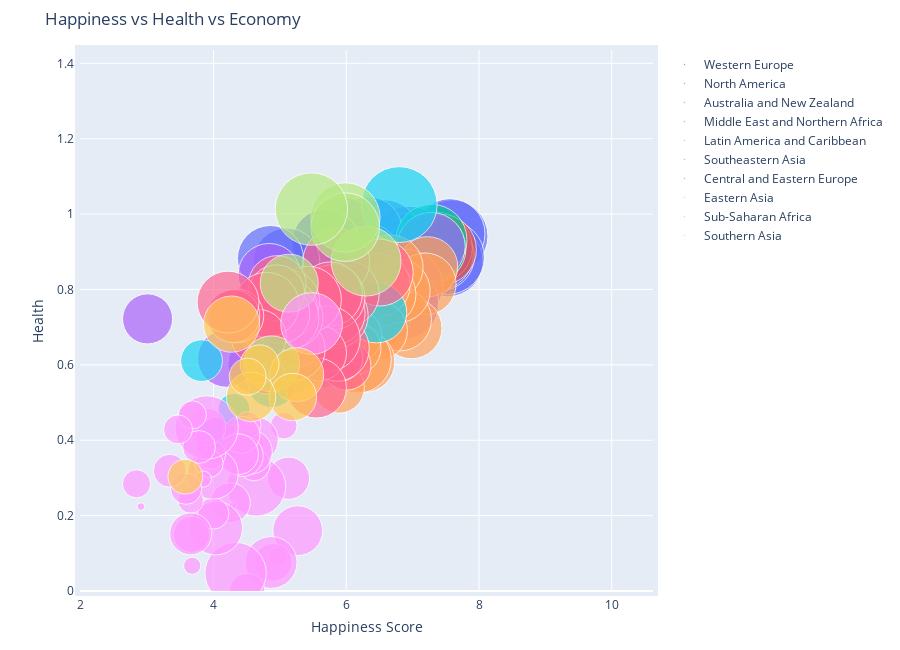

Notebook cell for this chart:
### Code cell
figure = bubbleplot(dataset = vreport, x_column = 'Happiness Score', y_column = 'Health (Life Expectancy)', 
    bubble_column = 'Country', size_column = 'Economy (GDP per Capita)', color_column = 'Region', 
    x_title = "Happiness Score", y_title = "Health", title = 'Happiness vs Health vs Economy',
    x_logscale = False, scale_bubble = 1, height = 650)

py.iplot(figure, config={'scrollzoom': True})

### Figure 1 — Plotly figure (JSON) as saved in the notebook; plotly's stock layout.template omitted (floating-point values rounded to 4 significant figures)
{"data": [{"marker": {"size": [1.397, 1.302, 1.325, 1.459, 1.29, 1.329, 1.332, 1.337, 1.564, 1.336, 1.308, 1.266, 1.328, 1.278, 1.23, 1.207, 1.251, 1.208, 1.208, 1.16, 1.154], "sizemode": "area", "sizeref": 0.0005283}, "mode": "markers", "name": "Western Europe", "text": ["Switzerland", "Iceland", "Denmark", "Norway", "Finland", "Netherlands", "Sweden", "Austria", "Luxembourg", "Ireland", "Belgium", "United Kingdom", "Germany", "France", "Spain", "Malta", "Italy", "North Cyprus", "Cyprus", "Portugal", "Greece"], "type": "scatter", "x": [7.587, 7.561, 7.527, 7.522, 7.406, 7.378, 7.364, 7.2, 6.946, 6.94, 6.937, 6.867, 6.75, 6.575, 6.329, 6.302, 5.948, 5.695, 5.689, 5.102, 4.857], "y": [0.9414, 0.9478, 0.8746, 0.8852, 0.8891, 0.8928, 0.9109, 0.8904, 0.9189, 0.8953, 0.8967, 0.9094, 0.8919, 0.9458, 0.9556, 0.8872, 0.9545, 0.9236, 0.9236, 0.8752, 0.8821]}, {"marker": {"size": [1.326, 1.395], "sizemode": "area", "sizeref": 0.0005283}, "mode": "markers", "name": "North America", "text": ["Canada", "United States"], "type": "scatter", "x": [7.427, 7.119], "y": [0.9056, 0.8618]}, {"marker": {"size": [1.25, 1.334], "sizemode": "area", "sizeref": 0.0005283}, "mode": "markers", "name": "Australia and New Zealand", "text": ["New Zealand", "Australia"], "type": "scatter", "x": [7.286, 7.284], "y": [0.9084, 0.9316]}, {"marker": {"size": [1.229, 1.427, 1.36, 1.69, 1.395, 1.554, 1.324, 1.131, 0.9393, 1.061, 0.902, 0.7348, 1.026, 0.8811, 0.5987, 1.009, 0.9855, 0.8818, 0.5465, 0.6632], "sizemode": "area", "sizeref": 0.0005283}, "mode": "markers", "name": "Middle East and Northern Africa", "text": ["Israel", "United Arab Emirates", "Oman", "Qatar", "Saudi Arabia", "Kuwait", "Bahrain", "Libya", "Algeria", "Turkey", "Jordan", "Morocco", "Lebanon", "Tunisia", "Palestinian Territories", "Iran", "Iraq", "Egypt", "Yemen", "Syria"], "type": "scatter", "x": [7.278, 6.901, 6.853, 6.611, 6.411, 6.295, 5.96, 5.754, 5.605, 5.332, 5.192, 5.013, 4.839, 4.739, 4.715, 4.686, 4.677, 4.194, 4.077, 3.006], "y": [0.9139, 0.8093, 0.7628, 0.7973, 0.7202, 0.7249, 0.7472, 0.7038, 0.6177, 0.7317, 0.6964, 0.6095, 0.8395, 0.7379, 0.6602, 0.698, 0.6024, 0.6171, 0.4006, 0.7219]}, {"marker": {"size": [0.9558, 1.021, 0.9812, 1.044, 1.064, 1.107, 1.054, 1.062, 0.9186, 0.9953, 1.212, 0.7645, 0.7455, 0.864, 0.6813, 0.7599, 0.5933, 0.9002, 0.8104, 0.8954, 0.5953, 0.2667], "sizemode": "area", "sizeref": 0.0005283}, "mode": "markers", "name": "Latin America and Caribbean", "text": ["Costa Rica", "Mexico", "Brazil", "Venezuela", "Panama", "Chile", "Argentina", "Uruguay", "Colombia", "Suriname", "Trinidad and Tobago", "El Salvador", "Guatemala", "Ecuador", "Bolivia", "Paraguay", "Nicaragua", "Peru", "Jamaica", "Dominican Republic", "Honduras", "Haiti"], "type": "scatter", "x": [7.226, 7.187, 6.983, 6.81, 6.786, 6.67, 6.574, 6.485, 6.477, 6.269, 6.168, 6.13, 6.123, 5.975, 5.89, 5.878, 5.828, 5.824, 5.709, 4.885, 4.788, 4.518], "y": [0.8603, 0.8144, 0.697, 0.7205, 0.7966, 0.8586, 0.7872, 0.8116, 0.6908, 0.6082, 0.6148, 0.6774, 0.6442, 0.7907, 0.5392, 0.661, 0.7431, 0.7302, 0.6874, 0.6683, 0.6951, 0.3885]}, {"marker": {"size": [1.522, 0.9669, 1.125, 0.8283, 0.6322, 0.7053, 0.5907, 0.2711, 0.4604], "sizemode": "area", "sizeref": 0.0005283}, "mode": "markers", "name": "Southeastern Asia", "text": ["Singapore", "Thailand", "Malaysia", "Indonesia", "Vietnam", "Philippines", "Laos", "Myanmar", "Cambodia"], "type": "scatter", "x": [6.798, 6.455, 5.77, 5.399, 5.36, 5.073, 4.876, 4.307, 3.819], "y": [1.025, 0.7385, 0.7239, 0.6379, 0.7468, 0.5811, 0.5491, 0.4825, 0.6111]}, {"marker": {"size": [1.179, 0.6324, 1.169, 0.5945, 1.123, 1.185, 1.147, 1.032, 1.126, 1.083, 1.138, 0.8015, 0.9585, 1.152, 0.4743, 1.024, 0.9744, 1.043, 0.9205, 1.113, 0.9185, 0.8787, 0.8322, 1.121, 0.3905, 0.7991, 0.7682, 0.7419, 1.012], "sizemode": "area", "sizeref": 0.0005283}, "mode": "markers", "name": "Central and Eastern Europe", "text": ["Czech Republic", "Uzbekistan", "Slovakia", "Moldova", "Kazakhstan", "Slovenia", "Lithuania", "Belarus", "Poland", "Croatia", "Russia", "Kosovo", "Turkmenistan", "Estonia", "Kyrgyzstan", "Azerbaijan", "Montenegro", "Romania", "Serbia", "Latvia", "Macedonia", "Albania", "Bosnia and Herzegovina", "Hungary", "Tajikistan", "Ukraine", "Armenia", "Georgia", "Bulgaria"], "type": "scatter", "x": [6.505, 6.003, 5.995, 5.889, 5.855, 5.848, 5.833, 5.813, 5.791, 5.759, 5.716, 5.589, 5.548, 5.429, 5.286, 5.212, 5.192, 5.124, 5.123, 5.098, 5.007, 4.959, 4.949, 4.8, 4.786, 4.681, 4.35, 4.297, 4.218], "y": [0.8448, 0.5977, 0.789, 0.6183, 0.6437, 0.8734, 0.7313, 0.7361, 0.779, 0.7881, 0.6693, 0.6313, 0.5389, 0.7736, 0.6509, 0.6404, 0.7252, 0.7689, 0.7484, 0.7244, 0.7355, 0.8133, 0.7908, 0.7591, 0.5738, 0.6739, 0.7299, 0.7293, 0.7665]}, {"marker": {"size": [1.291, 1.271, 1.245, 1.386, 0.8901, 0.8282], "sizemode": "area", "sizeref": 0.0005283}, "mode": "markers", "name": "Eastern Asia", "text": ["Taiwan", "Japan", "South Korea", "Hong Kong", "China", "Mongolia"], "type": "scatter", "x": [6.298, 5.987, 5.984, 5.474, 5.14, 4.874], "y": [0.8753, 0.9911, 0.9654, 1.013, 0.8166, 0.6027]}, {"marker": {"size": [1.008, 0.6543, 0.4704, 0.1885, 0.08308, 0.3755, 0.7121, 0.9205, 0.5456, 0.271, 0.0712, 0.5211, 0, 0.1907, 0.3302, 0.4541, 0.3647, 0.4402, 0.9936, 0.01604, 0.4225, 0.7578, 0.2607, 0.6787, 0.2391, 0.211, 0.365, 1.06, 0.0694, 0.2852, 0.2082, 0.0785, 0.3419, 0.1742, 0.4653, 0.2581, 0.2221, 0.2867, 0.0153, 0.2087], "sizemode": "area", "sizeref": 0.0005283}, "mode": "markers", "name": "Sub-Saharan Africa", "text": ["Mauritius", "Nigeria", "Zambia", "Somaliland region", "Mozambique", "Lesotho", "Swaziland", "South Africa", "Ghana", "Zimbabwe", "Liberia", "Sudan", "Congo (Kinshasa)", "Ethiopia", "Sierra Leone", "Mauritania", "Kenya", "Djibouti", "Botswana", "Malawi", "Cameroon", "Angola", "Mali", "Congo (Brazzaville)", "Comoros", "Uganda", "Senegal", "Gabon", "Niger", "Tanzania", "Madagascar", "Central African Republic", "Chad", "Guinea", "Ivory Coast", "Burkina Faso", "Rwanda", "Benin", "Burundi", "Togo"], "type": "scatter", "x": [5.477, 5.268, 5.129, 5.057, 4.971, 4.898, 4.867, 4.642, 4.633, 4.61, 4.571, 4.55, 4.517, 4.512, 4.507, 4.436, 4.419, 4.369, 4.332, 4.292, 4.252, 4.033, 3.995, 3.989, 3.956, 3.931, 3.904, 3.896, 3.845, 3.781, 3.681, 3.678, 3.667, 3.656, 3.655, 3.587, 3.465, 3.34, 2.905, 2.839], "y": [0.7095, 0.1601, 0.2992, 0.4387, 0.09131, 0.07612, 0.07566, 0.2769, 0.4013, 0.3347, 0.342, 0.3688, 0.09806, 0.4405, 0, 0.3587, 0.4143, 0.3629, 0.04776, 0.2256, 0.234, 0.1668, 0.2058, 0.3105, 0.3631, 0.3386, 0.4354, 0.4337, 0.2971, 0.3821, 0.4672, 0.06699, 0.1501, 0.2401, 0.1519, 0.2712, 0.4286, 0.3191, 0.224, 0.2844]}, {"marker": {"size": [0.7704, 0.5954, 0.3975, 0.645, 0.36, 0.8352, 0.3198], "sizemode": "area", "sizeref": 0.0005283}, "mode": "markers", "name": "Southern Asia", "text": ["Bhutan", "Pakistan", "Bangladesh", "India", "Nepal", "Sri Lanka", "Afghanistan"], "type": "scatter", "x": [5.253, 5.194, 4.694, 4.565, 4.514, 4.271, 3.575], "y": [0.5741, 0.5147, 0.6016, 0.5153, 0.5687, 0.7081, 0.3034]}], "layout": {"height": 650, "hovermode": "closest", "margin": {"b": 50, "pad": 5, "t": 50}, "showlegend": true, "title": {"text": "Happiness vs Health vs Economy"}, "xaxis": {"autorange": false, "range": [1.987, 10.62], "title": {"text": "Happiness Score"}}, "yaxis": {"autorange": false, "range": [0, 1.435], "title": {"text": "Health"}}}}
